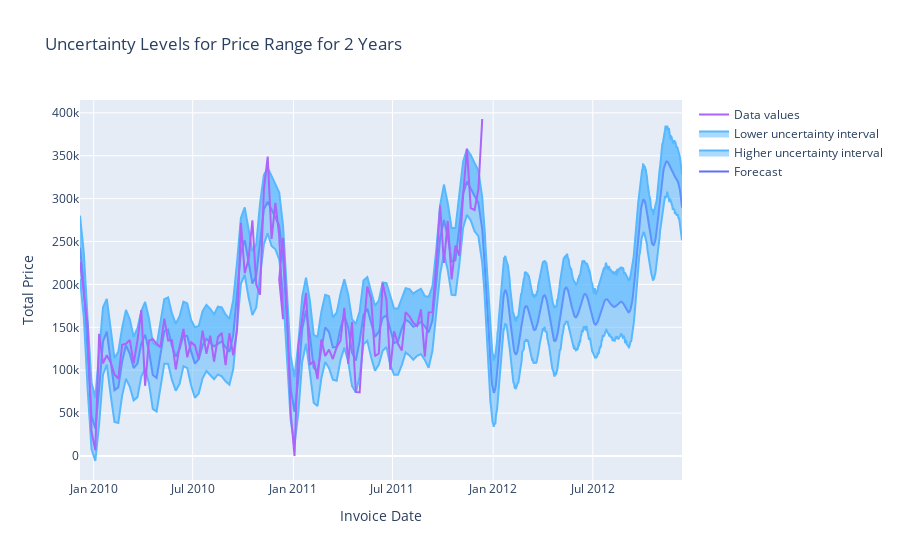

Write notebook code for a chart like this one.
### Code cell
trace_open = go.Scatter(
    x = prediction["ds"],
    y = prediction["yhat"],
    mode = 'lines',
    name="Forecast"
)
trace_high = go.Scatter(
    x = prediction["ds"],
    y = prediction["yhat_upper"],
    mode = 'lines',
    fill = "tonexty", 
    line = {"color": "#57b8ff"}, 
    name="Higher uncertainty interval"
)
trace_low = go.Scatter(
    x = prediction["ds"],
    y = prediction["yhat_lower"],
    mode = 'lines',
    fill = "tonexty", 
    line = {"color": "#57b8ff"}, 
    name="Lower uncertainty interval"
)
trace_close = go.Scatter(
    x = df["ds"],
    y = df["y"],
    name="Data values"
)

#make list for all three scattle objects.
data = [trace_open,trace_high,trace_low,trace_close]
# Construct a new Layout object. 
#title - It will display string as a title of graph
layout = go.Layout(title="Power consumption forecasting")
#A list or tuple of trace instances (e.g. [Scatter(…), Bar(…)]) or A single trace instance (e.g. Scatter(…), Bar(…), etc.)
#A list or tuple of dicts of string/value properties where: - The ‘type’ property specifies the trace type.

fig = go.Figure(data=data)

# Customize the layout
fig.update_layout(title='Uncertainty Levels for Price Range for 2 Years',
                  xaxis_title='Invoice Date',
                  yaxis_title='Total Price')

fig.show()
